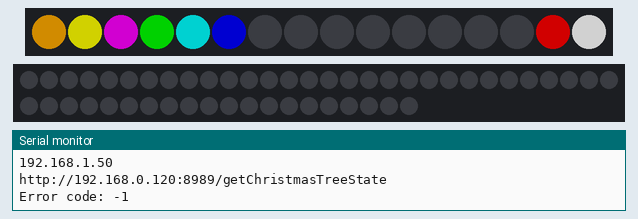
Bench run of a sketch on a simulated ESP8266 (NodeMCU). On the bench: 16 RGB LEDs in strip order, left to right, 50 RGB LEDs in strip order, left to right, continuing on the next row, the last lines printed to the serial monitor. Dim RGB values are drawn brighter than linear; WiFi joins after 1.5 s; servers stay silent unless stated; random numbers use the default seed unless the sketch sets one.

Above: at 17.35 s.
At 17.95 s:
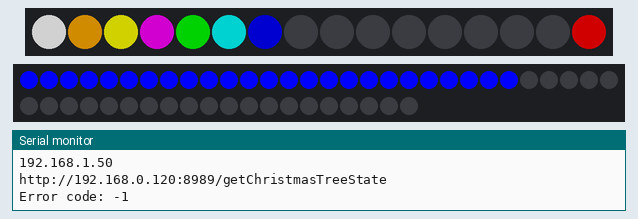
At 18.56 s:
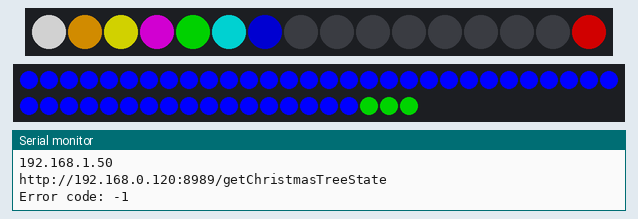
At 19.59 s:
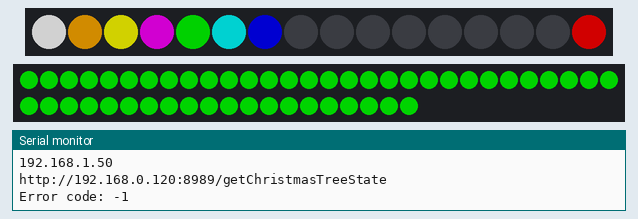
At 21.95 s:
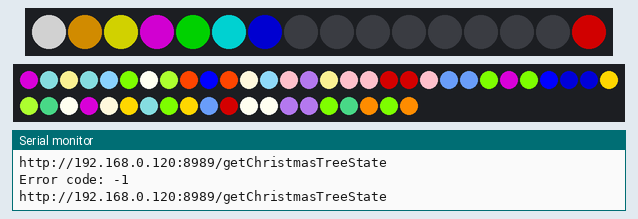
At 37.05 s:
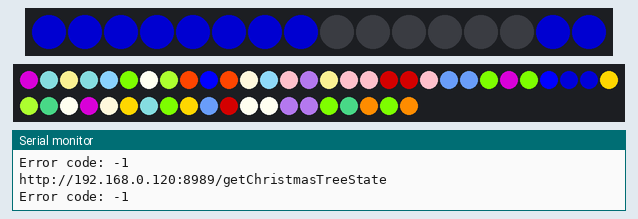

The sketch:

christmes_tree_ws3211_and_ring_esp8266.ino
```cpp
#include <FastLED.h> //fastLED lib
#define LED_PIN 5    // Replace with the pin number you used for DATA connection
#define NUM_LEDS 50  // Replace with the number of LEDs in your strip
#define DELAY_TIME 20  // Delay between LED movements (in milliseconds)

#include <ESP8266WiFi.h>
#include <ESP8266HTTPClient.h>

#include <Adafruit_NeoPixel.h> //Adafruint NEOPIXEL lib
#define PIN            15
#define NUMPIXELS      16
Adafruit_NeoPixel pixels = Adafruit_NeoPixel(NUMPIXELS, PIN,
NEO_GRB + NEO_KHZ800);

bool PLAY = true;

CRGB leds[NUM_LEDS];
int animation = 0;
int colorsGrid[30] = {CRGB::Amethyst, CRGB::Aqua, CRGB::Blue, CRGB::BlueViolet, CRGB::Brown, CRGB::CadetBlue,
 CRGB::Chartreuse, CRGB::Coral, CRGB::CornflowerBlue, CRGB::Cornsilk, CRGB::Crimson, CRGB::DarkBlue,
 CRGB::DarkGoldenrod, CRGB::DarkMagenta, CRGB::DarkOrange, CRGB::Gold, CRGB::GreenYellow, CRGB::Ivory,
 CRGB::Khaki, CRGB::LawnGreen, CRGB::LightBlue, CRGB::LightSkyBlue, CRGB::Maroon, CRGB::OrangeRed, CRGB::Orange,
 CRGB::PaleGreen, CRGB::Pink, CRGB::Pink, CRGB::SeaGreen, CRGB::SkyBlue };

void setColor(uint8_t nr, uint8_t r, uint8_t g, uint8_t b) {
  pixels.setPixelColor(nr, pixels.Color(r, g, b));
  pixels.show();
}

void setRed(int nr, uint8_t pow) {
  setColor(nr, pow, 0, 0);
}

void setGreen(int nr, uint8_t pow) {
  setColor(nr, 0, pow, 0);
}

void setBlue(int nr, uint8_t pow) {
  setColor(nr, 0, 0, pow);
}

void setYellow(int nr, uint8_t pow) {
  setColor(nr, pow, pow, 0);
}

void setViolet(int nr, uint8_t pow) {
  setColor(nr, pow, 0, pow);
}

void setMarine(int nr, uint8_t pow) {
  setColor(nr, 0, pow, pow);
}

void setOrange(int nr, uint8_t pow) {
  uint8_t g = pow * 2 / 3;
  setColor(nr, pow, g, 0);
}

void switchOff(int nr) {
  setColor(nr, 0, 0, 0);
}

void lightDark() {
  for (uint8_t p = 1; p < 250; p += 5) {
    for (int i = 0; i < NUMPIXELS; i++) {
      if (i % 4 == 0)
        setRed(i, p);
      else if (i % 4 == 1)
        setBlue(i, p);
      else if (i % 4 == 2)
        setGreen(i, p);
      else if (i % 4 == 3)
        setYellow(i, p);
    }
    delay(50);
  }
}

void rondo() {
  uint8_t p = 120;
  for (int b = 0; b < 32; b++) {
    int nr = b % NUMPIXELS;
    for (int i = 0; i < NUMPIXELS; i++) {
      if (i % 4 == 0)
        setRed((i + nr) % NUMPIXELS, p);
      else if (i % 4 == 1)
        setBlue((i + nr) % NUMPIXELS, p);
      else if (i % 4 == 2)
        setGreen((i + nr) % NUMPIXELS, p);
      else if (i % 4 == 3)
        setYellow((i + nr) % NUMPIXELS, p);
    }
    delay(300);
  }
}

void colorLight() {
  uint8_t pow = 120;
  for (int i = 0; i < NUMPIXELS; i++) {
    setRed(i, pow);
  }
  delay(500);
  for (int i = 0; i < NUMPIXELS; i++) {
    setGreen(i, pow);
  }
  delay(500);
  for (int i = 0; i < NUMPIXELS; i++) {
    setYellow(i, pow);
  }
  delay(500);
  for (int i = 0; i < NUMPIXELS; i++) {
    setBlue(i, pow);
  }
  delay(500);
}

boolean snakeIfOnLed(int i, uint8_t start, uint8_t end, uint8_t N) {
  if (i >= start) {
    if (i < start + N)
      return true;
    else
      return false;
  } else {
    if (end < start) {
      if (i < end)
        return true;
      else
        return false;
    } else
      return false;
  }
  return true;
}

void snakeMove() {
  uint8_t pow = 120;
  uint8_t NUMB = 10;
  uint8_t start = 0;
  uint8_t end = NUMB;
  uint8_t r = 0;
  uint8_t g = 0;
  uint8_t b = 0;
  for (int k = 1; k < 7; k++) {
    if ((k & 1) > 0)
      r = pow;
    else
      r = 0;
    if ((k & 2) > 0)
      g = pow;
    else
      g = 0;
    if ((k & 4) > 0)
      b = pow;
    else
      b = 0;
    for (int j = 0; j < 64; j++) {
      end = (start + NUMB) % NUMPIXELS;
      for (int i = 0; i < NUMPIXELS; i++) {
        if (snakeIfOnLed(i, start, end, NUMB))
          setColor(i, r, g, b);
        else
          switchOff(i);
      }
      start++;
      start %= NUMPIXELS;
      delay(50);
    }
  }
}

void snakeMoveColor() {
  uint8_t pow = 120;
  uint8_t NUMB = 8;
  uint8_t start = 0;
  uint8_t end = NUMB;
  uint8_t pos = 0;
  for (int j = 0; j < 320; j++) {
    end = (start + NUMB) % NUMPIXELS;
    for (int i = 0; i < NUMPIXELS; i++) {
      if (snakeIfOnLed(i, start, end, NUMB)) {
        if (i >= start)
          pos = i - start;
        else
          pos = i + NUMPIXELS - start;
        switch (pos) {
        case 0:
          setRed(i, pow);
          break;
        case 2:
          setOrange(i, pow);
          break;
        case 3:
          setYellow(i, pow);
          break;
        case 4:
          setViolet(i, pow);
          break;
        case 5:
          setGreen(i, pow);
          break;
        case 6:
          setMarine(i, pow);
          break;
        case 7:
          setBlue(i, pow);
          break;
        default:
          setColor(i, pow, pow, pow);
          break;
        }
      } else
        switchOff(i);
    }
    start++;
    start %= NUMPIXELS;
    delay(40);
  }
}

void randomColor() {
  for (int j = 0; j < 20; j++) {
    for (int i = 0; i < NUMPIXELS; i++) {
      setColor(i, random(120), random(120), random(120));
    }
    delay(1000);
  }
}

void off() {
  for (int i = 0; i < NUMPIXELS; i++) {
    switchOff(i);
  }
}

void connectWifi(){
  WiFi.mode(WIFI_STA);
  WiFi.begin("sweethome12", "9A0033D4");
  Serial.print("Connecting to ");
  Serial.println("sweethome12");
  while (WiFi.status() != WL_CONNECTED) {
    delay(500);
    Serial.print(".");
  }
  Serial.println("");
  Serial.println("WiFi connected.");
  Serial.println("IP address: ");
  Serial.println(WiFi.localIP());
}

void checkIfWork(){
  if(WiFi.status()== WL_CONNECTED){
      WiFiClient wifi;
      HTTPClient http;
      String serverPath =  "http://192.168.0.120:8989/getChristmasTreeState";
	//wgrać do kontrolera!!!
      http.begin(wifi, serverPath.c_str());
      Serial.println(serverPath);
      //Serial.println(json);
      int httpResponseCode = http.GET();

      if (httpResponseCode>0) {
        Serial.print("HTTP Response code: ");
        Serial.println(httpResponseCode);
        String payload = http.getString();
        Serial.println(payload);
        int doPlay = payload.toInt();
        if(doPlay == 1) PLAY = true; else PLAY = false;
      } else {
        Serial.print("Error code: ");
        Serial.println(httpResponseCode);
      }
      // Free resources
      http.end();
      //opdelay(1000);
    } else {
      Serial.println("WiFi Disconnected");
      connectWifi();
    }

}


void setup() {
  FastLED.addLeds<WS2811, LED_PIN, RGB>(leds, NUM_LEDS);
   pixels.begin();
  randomSeed(analogRead(0));
  Serial.begin(115200);
  connectWifi();
}
void loop() {
  checkIfWork();
  if(PLAY){
  // Turn off all LEDs
  switch(animation){
    case 0:
    off();
    snakeMoveColor();
    break;
     case 1:
     off();
     snakeMove();
     break;
     case 2:
    off();
    lightDark();
    break;
     case 3:
    off();
    colorLight();
    break;
     case 4:
    off();
    colorLight();
    break;
    case 5:
    off();
    randomColor();
    break;
    default:
     animation = 0;
     break;
  }
  animation++;
  animation %= 6;

  for (int i = 0; i < NUM_LEDS; i++) {
    leds[i] = CRGB::Black;
  }
  // Move the LED chaser
  for (int i = 0; i < NUM_LEDS; i++) {
    leds[i] = CRGB::Blue;  // Set the current LED to blue
    FastLED.show();  // Update the LED strip
    delay(DELAY_TIME);  // Delay between LED movements
  }
  // Move the LED chaser in reverse
  for (int i = NUM_LEDS - 1; i >= 0; i--) {
    leds[i] = CRGB::Green;  // Set the current LED to green
    FastLED.show();  // Update the LED strip
    delay(DELAY_TIME);  // Delay between LED movements
  }
  delay(DELAY_TIME*2);
  for (int i = 0; i < NUM_LEDS; i++) {
    leds[i] = CRGB::Black;
  }
  for (int i = 0; i < NUM_LEDS; i++) {
    leds[i] = CRGB::Red;  // Set the current LED to blue
    FastLED.show();  // Update the LED strip
    delay(DELAY_TIME);  // Delay between LED movements
  }
  // Move the LED chaser in reverse
  for (int i = NUM_LEDS - 1; i >= 0; i--) {
    leds[i] = CRGB::Fuchsia;  // Set the current LED to green
    FastLED.show();  // Update the LED strip
    delay(DELAY_TIME);  // Delay between LED movements
  }
  delay(DELAY_TIME*2);
  for (int i = 0; i < NUM_LEDS; i++) {
    leds[i] = CRGB::Black;
  }
   delay(DELAY_TIME);
  for (int i = NUM_LEDS - 1; i >= 0; i--) {
    leds[i] = colorsGrid[random(30)];  // Set the current LED to green
    FastLED.show();  // Update the LED strip

  }
     // Delay between LED movements
   delay(DELAY_TIME);
  } else {
    delay(20000);
  }

}
```
